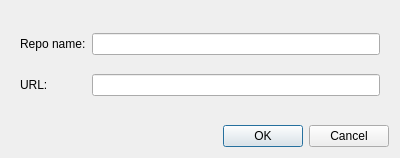
<?xml version="1.0" encoding="UTF-8"?>
<ui version="4.0">
 <class>RepoSettingsDialog</class>
 <widget class="QDialog" name="RepoSettingsDialog">
  <property name="geometry">
   <rect>
    <x>0</x>
    <y>0</y>
    <width>400</width>
    <height>158</height>
   </rect>
  </property>
  <property name="windowTitle">
   <string>QGIS Repo settings</string>
  </property>
  <layout class="QVBoxLayout" name="verticalLayout">
   <item>
    <widget class="QWidget" name="widget" native="true">
     <layout class="QGridLayout" name="gridLayout">
      <item row="0" column="0">
       <widget class="QLabel" name="label">
        <property name="text">
         <string>Repo name:</string>
        </property>
       </widget>
      </item>
      <item row="0" column="1">
       <widget class="QLineEdit" name="leRepoName"/>
      </item>
      <item row="1" column="0">
       <widget class="QLabel" name="label_2">
        <property name="text">
         <string>URL:</string>
        </property>
       </widget>
      </item>
      <item row="1" column="1">
       <widget class="QLineEdit" name="leRepoURL"/>
      </item>
     </layout>
    </widget>
   </item>
   <item>
    <widget class="QDialogButtonBox" name="buttonBox">
     <property name="orientation">
      <enum>Qt::Horizontal</enum>
     </property>
     <property name="standardButtons">
      <set>QDialogButtonBox::Cancel|QDialogButtonBox::Ok</set>
     </property>
    </widget>
   </item>
  </layout>
 </widget>
 <resources/>
 <connections>
  <connection>
   <sender>buttonBox</sender>
   <signal>accepted()</signal>
   <receiver>RepoSettingsDialog</receiver>
   <slot>accept()</slot>
   <hints>
    <hint type="sourcelabel">
     <x>248</x>
     <y>254</y>
    </hint>
    <hint type="destinationlabel">
     <x>157</x>
     <y>274</y>
    </hint>
   </hints>
  </connection>
  <connection>
   <sender>buttonBox</sender>
   <signal>rejected()</signal>
   <receiver>RepoSettingsDialog</receiver>
   <slot>reject()</slot>
   <hints>
    <hint type="sourcelabel">
     <x>316</x>
     <y>260</y>
    </hint>
    <hint type="destinationlabel">
     <x>286</x>
     <y>274</y>
    </hint>
   </hints>
  </connection>
 </connections>
</ui>
